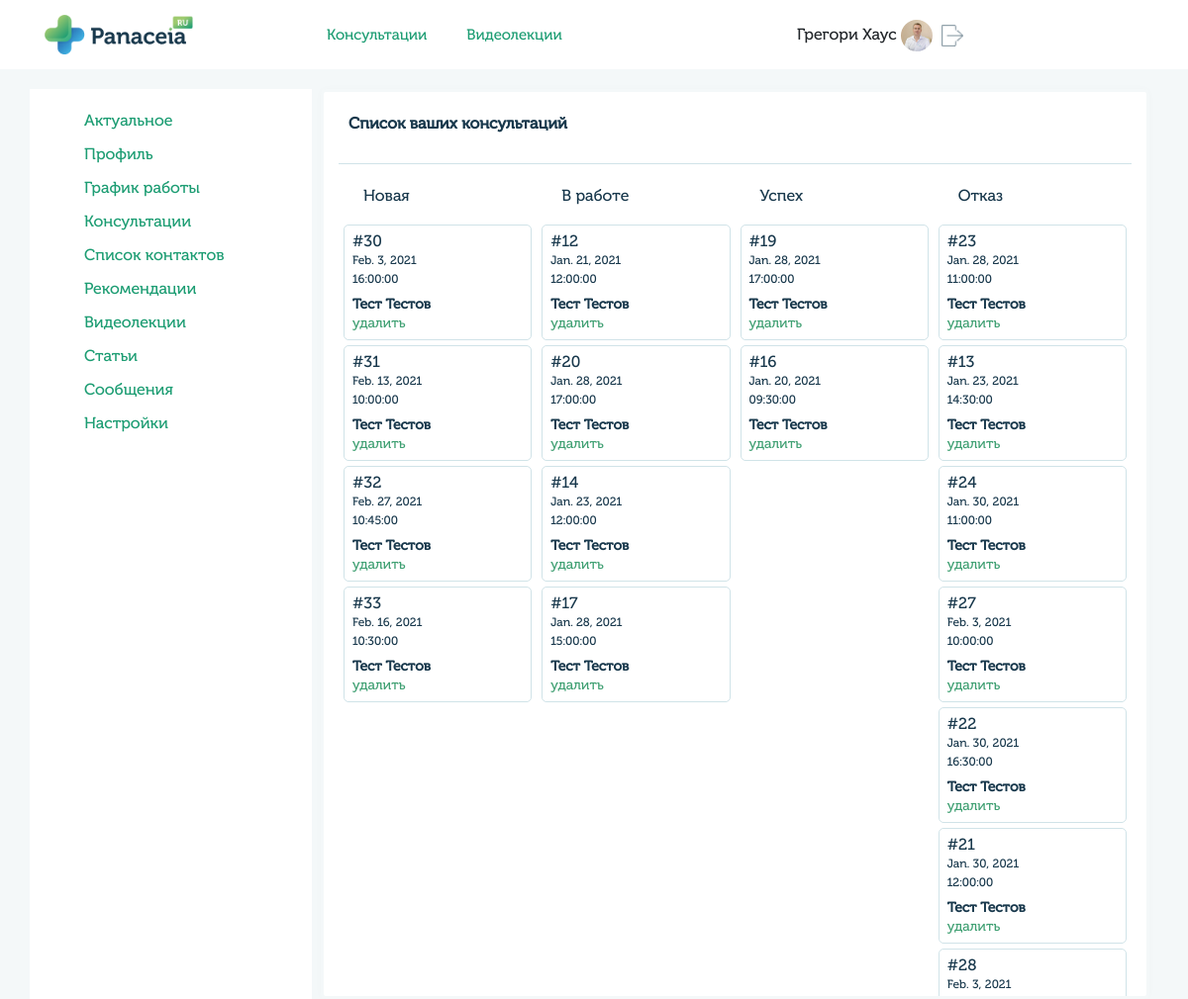
/profile/profile/consalt_doctor/ (signed in), run on the app's committed database.
### userprofile/models.py (models this page shows, shortened)
class UserMain(models.Model):
    user = models.OneToOneField(User, on_delete=models.CASCADE)
    gender_list = (
        ('male', 'Мужской'),
        ('female', 'Женский')
    )
    queryset = TimeZone.objects.all()
    time_zone_list = []
    for i in queryset:
         time_zone_list.append((i.name, i.title))
    gender = models.CharField(blank=True,  max_length=6, choices=gender_list, verbose_name='Пол')
    avatar = models.ImageField(blank=True, upload_to='images/users', verbose_name='Изображение')
    fio = models.CharField(blank=True, max_length=100, verbose_name='ФИО')
    dob = models.CharField(blank=True, max_length=10, verbose_name='Дата рождения')
    city = models.CharField(blank=True, max_length=200, verbose_name='Город')
    time_zone = models.CharField(blank=True, max_length=200, choices=time_zone_list, verbose_name='Временная зона')
    skype = models.CharField(blank=True, max_length=50, verbose_name='Skype')
    whatsapp = models.CharField(blank=True, max_length=20, verbose_name='WhatsApp')
    phone = models.CharField(blank=True, max_length=20, verbose_name='Номер телефона')
    coords = models.CharField(blank=True, max_length=200, verbose_name='Координаты')
    class Meta:
        verbose_name = 'Профиль'
        verbose_name_plural = 'Профили'

### doctors/models.py (models this page shows, shortened)
class Meeting(models.Model):
    title = models.CharField(blank=True, max_length=100, verbose_name='Заголовок')
    date = models.DateField(blank=True, max_length=100, verbose_name='Дата')
    time_start = models.TimeField(max_length=100, verbose_name='Время начало', default='00:00:00')
    time_end = models.TimeField(max_length=100, verbose_name='Время конец', default='00:00:00')
    doctor_id = models.IntegerField(blank=True, verbose_name='Доктор', default=1)
    user_id = models.IntegerField(blank=True, verbose_name='Пациент', default=1)
    service_id = models.IntegerField(blank=True, verbose_name='Услуга', default=1)
    sort_id = models.IntegerField(blank=True, verbose_name='Индекс сортитровки', default=1)
    email_notify = models.BooleanField(blank=True, verbose_name='Уведомление на почту', default=0)
    status_list = [
        ('new', 'Новая'),
        ('work', 'В работе'),
        ('success', 'Выполнено'),
        ('reject', 'Отказ'),
        ('archive', 'Архив'),
    ]
    status = models.CharField(blank=True, null=True, max_length=11, choices=status_list, verbose_name='Статус')
    class Meta:
        verbose_name = 'Консультация'
        verbose_name_plural = 'Консультации'

### userprofile/views.py (the view)
# urls.py: path('profile/consalt_doctor/', views.get_task_view, name='user_profile_consalt_doctor'),
@login_required
def get_task_view(request):
    user_profile = UserMain.objects.get(user=request.user)
    user_doctor = UserDoctor.objects.get(user=request.user)
    meeting_new = get_task(UserMain, Meeting, request.user.id, 'new')
    meeting_work = get_task(UserMain, Meeting, request.user.id, 'work')
    meeting_success = get_task(UserMain, Meeting, request.user.id, 'success')
    meeting_reject = get_task(UserMain, Meeting, request.user.id, 'reject')
    data = {
        'user_profile': user_profile,
        'user_doctor': user_doctor,
        'meeting_new': meeting_new,
        'meeting_work': meeting_work,
        'meeting_success': meeting_success,
        'meeting_reject': meeting_reject,
    }
    if request.user.groups.filter(name='doctors').exists():
        return render(request, 'profile/consalt_doctor.html', data)

### userprofile/utility.py (called while the page is built)
def get_task(user_main, meeting, doctor_id, status):
    meeting_object_list = meeting.objects.filter(doctor_id=doctor_id, status=status).order_by('sort_id')
    meetings = list()
    for meeting in meeting_object_list:
        _meeting = {
            'id': meeting.id,
            'date': meeting.date,
            'time_start': str(meeting.time_start),
            'time_end': str(meeting.time_end),
            'user': user_main.objects.filter(user=meeting.user_id).values('fio')[0],
            'status': meeting.status,
            'sort_id': meeting.sort_id,
        }
        meetings.append(_meeting)
    return meetings

### templates/profile/consalt_doctor.html (shortened to what this page needs)
{% extends "base_generic.html" %}
{% block content %}
{% load static %}
<div class="col-md-9 px-4">
    <div class="row">
        <div class="col-md-12 block-info">
            <div class="row">
                <div class="col-md-6">
                    <h4>Список ваших консультаций</h4>
                </div>
            </div>
            <div class="line"></div>
            <div class="col-md-12 task-header">
                <div class="row">
                    <div class="col-md-3 task-status">
                         <p>Новая</p>
                    </div>
                    <div class="col-md-3 task-status">
                         <p>В работе</p>
                    </div>
                    <div class="col-md-3 task-status">
                         <p>Успех</p>
                    </div>
                    <div class="col-md-3 task-status">
                         <p>Отказ</p>
                    </div>
                </div>
            </div>
            <div class="col-md-12 task-body">
                <div class="row">
                    <div class="col-md-3 task-list" id="task-list-new" data-status="new">
                        {% for meeting in meeting_new %}
                            <div class="task-item show-modal task-get"  id="task-item-{{ meeting.id }}" data-id="{{ meeting.id }}" data-sort="{{ meeting.sort_id }}">
                                <p class="task-id">#{{ meeting.id }}</p>
                                <p class="task-date">{{ meeting.date }}</p>
                                <p class="task-time">{{ meeting.time_start }}</p>
                                <p class="task-name">{{ meeting.user.fio }}</p>
                                <p class="show-modal-info show-modal" data-id="{{ meeting.id }}">удалить</p>
                            </div>
                        {% endfor %}
                    </div>
                    <div class="col-md-3 task-list" id="task-list-work" data-status="work">
                        {% for meeting in meeting_work %}
                            <div class="task-item show-modal task-get" id="task-item-{{ meeting.id }}" data-id="{{ meeting.id }}" data-sort="{{ meeting.sort_id }}">
                                <p class="task-id">#{{ meeting.id }}</p>
                                <p class="task-date">{{ meeting.date }}</p>
                                <p class="task-time">{{ meeting.time_start }}</p>
                                <p class="task-name">{{ meeting.user.fio }}</p>
                                <p class="show-modal-info show-modal" data-id="{{ meeting.id }}">удалить</p>
                            </div>
                        {% endfor %}
                    </div>
                    <div class="col-md-3 task-list" id="task-list-success"  data-status="success">
                        {% for meeting in meeting_success %}
                            <div class="task-item show-modal task-get" id="task-item-{{ meeting.id }}" data-id="{{ meeting.id }}" data-sort="{{ meeting.sort_id }}">
                                <p class="task-id">#{{ meeting.id }}</p>
                                <p class="task-date">{{ meeting.date }}</p>
                                <p class="task-time">{{ meeting.time_start }}</p>
                                <p class="task-name">{{ meeting.user.fio }}</p>
                                <p class="show-modal-info show-modal" data-id="{{ meeting.id }}">удалить</p>
                            </div>
                        {% endfor %}
                    </div>
                    <div class="col-md-3 task-list" id="task-list-reject"  data-status="reject">
                        {% for meeting in meeting_reject %}
                            <div class="task-item show-modal task-get" id="task-item-{{ meeting.id }}" data-id="{{ meeting.id }}" data-sort="{{ meeting.sort_id }}">
                                <p class="task-id">#{{ meeting.id }}</p>
                                <p class="task-date">{{ meeting.date }}</p>
                                <p class="task-time">{{ meeting.time_start }}</p>
                                <p class="task-name">{{ meeting.user.fio }}</p>
                                <p class="show-modal-info show-modal" data-id="{{ meeting.id }}">удалить</p>
                            </div>
                        {% endfor %}
                    </div>
                </div>
            </div>
        </div>
    </div>
</div>
{% endblock %}

### templates/base_generic.html (shortened to what this page needs)
<html>
<head>
     {% load static %}
    <link rel="stylesheet" href="{% static 'css/stylelk.css' %}">
    <link rel="stylesheet" href="{% static 'css/bootstrap.min.css' %}">
    <link rel="stylesheet" href="{% static 'css/jquery-ui.css' %}">
    <link rel="stylesheet" href="{% static 'css/jquery.weekcalendar.css' %}">
    <link rel="stylesheet" href="{% static 'css/jquery.scrollbar.css' %}" >
    <link rel="stylesheet" href="{% static 'css/sp-style.css' %}" >
</head>
<body>
    <header>
        <div class="container">
            <div class="row">
                <div class="col-3">
                    <a href="{% url 'home' %}" class="logo-header"><img src="{% static 'img/logo.png' %}" alt="">
                    </a>
                </div>
                <div class="col-5">
                    <div class="botton-header">
                        <a href="#">Консультации</a><a href="#">Видеолекции</a>
                    </div>
                </div>
                <div class="col-4 header-info">
                    {% if request.user.is_authenticated %}
                        <div class="name-person">
                            {{user_profile.fio}}
                            {% if user_profile.avatar != '' %}
                                <img style="width:32px; height: 32px; padding:5px auto; object-fit: cover; border-radius:100px;" src="/media/{{user_profile.avatar}}" alt="">
                            {% else %}
                                <img style="width:32px; height: 32px; padding:5px auto; object-fit: cover; border-radius:100px;" src="{% static 'img/user.png' %}" alt="">
                            {% endif %}
                            <a href="{% url 'logout' %}"><img src="{% static 'img/logout.png' %}" alt=""></a>
                        </div>
                    {% endif %}
                </div>
            </div>
        </div>
    </header>
    <div class="bodylk">
        <div class="container">
            <div class="row">
                {% block sidebar %}
                <div class="col-md-3 sidebar">
                    {% if user.groups.all.0.name == "doctors" %}
                        <ul>
                            <li><a href="{% url 'user_profile' %}">Актуальное</a></li>
                            <li><a href="{% url 'user_profile_main' %}">Профиль</a></li>
                            <li><a href="{% url 'user_profile_grafik' %}">График работы</a></li>
                            <li><a href="{% url 'user_profile_consalt_doctor' %}">Консультации</a></li>
                            <li><a href="{% url 'user_profile_contact_user' %}">Список контактов</a></li>
                            <li><a href="{% url 'user_profile_recomend' %}">Рекомендации</a></li>
                            <li><a href="{% url 'user_profile_videos' %}">Видеолекции</a></li>
                            <li><a href="{% url 'user_profile_articles' %}">Статьи</a></li>
                            <li><a href="">Сообщения</a></li>
                            <li><a href="{% url 'user_profile_settings' %}">Настройки</a></li>
                        </ul>
                    {% endif %}
                </div>
                {% endblock %}
                {% block content %}{% endblock %}
            </div>
        </div>
    </div>
</body>
</html>

### static/css/stylelk.css (style rules this page uses)
a, abbr, acronym, address, applet, article, aside, audio, b, big, blockquote, body, canvas, caption, center, cite, code, dd, del, details, dfn, div, dl, dt, em, embed, fieldset, figcaption, figure, footer, form, h1, h2, h3, h4, h5, h6, header, hgroup, html, i, iframe, img, ins, kbd, label, legend, li, mark, menu, nav, object, ol, output, p, pre, q, ruby, s, samp, section, small, span, strike, strong, sub, summary, sup, table, tbody, td, tfoot, th, thead, time, tr, tt, u, ul, var, video { font-family: 'Museo Cyrl'; }
a { color: #1D9D73!important; text-decoration: none; background-color: transparent; -webkit-text-decoration-skip: objects; }
header { height: 70px; box-shadow: 0px 4px 8px rgba(0, 0, 0, 0.02); }
.logo-header img { margin-top:15px; height: 40px; }
.botton-header { line-height: 70px; }
.botton-header a { padding-right: 40px; font-size: 15px; line-height: 70px; color: #18384C; }
.name-person { line-height: 70px; }
.name-person a img { width: 22px; margin: 4px 5px; }
.bodylk { background:#F4F8F9; padding-top: 20px; }
.col-md-3.sidebar { min-height: calc(100vh); background: #fff; }
.sidebar ul { list-style-type: none; padding-top:10px; }
.sidebar ul li { padding-top:10px; }
.block-info { background: #fff; border: solid 3px #f4f8f9; border-radius: 5px; box-shadow: 0px 0px 8px rgba(0, 0, 0, 0.02); }
.line { height: 1px; background:#d0e3e8; border:5px; }
.block-info h4 { padding:24px 10px; font-style: normal; font-weight: 600; font-size: 16px; line-height: 16px; color: #18384C; }
.block-info p { padding: 24px 10px 0px;font-style: normal;font-weight: 200;font-size: 16px;line-height: 16px;color: #18384C; }

### static/css/sp-style.css (style rules this page uses)
.task-body { height: 785px; overflow: hidden; }
.task-list { height: 785px; }
.task-item { margin: 5px; padding: 5px; border: 1px solid #d0e3e8; border-radius: 5px; cursor: pointer; background: #fff; }
.task-item p { margin: 3px; padding: 0px; }
.task-item .task-date, .task-item .task-time { font-size: 12px; }
.task-item .task-name { font-size: 14px; font-weight: 600; margin-top: 10px; }
.task-item .show-modal-info { font-size: 14px; color: #40a073; }

### data on the page
UserMain: fio "Грегори Хаус", avatar (picture)
Meeting: date "Feb. 3, 2021"
Meeting: date "Feb. 13, 2021"
Meeting: date "Feb. 27, 2021"
Meeting: date "Feb. 16, 2021"
Meeting: date "Jan. 21, 2021"
Meeting: date "Jan. 28, 2021"
Meeting: date "Jan. 23, 2021"
Meeting: date "Jan. 28, 2021"
Meeting: date "Jan. 28, 2021"
Meeting: date "Jan. 20, 2021"
Meeting: date "Jan. 28, 2021"
Meeting: date "Jan. 23, 2021"
Meeting: date "Jan. 30, 2021"
Meeting: date "Feb. 3, 2021"
Meeting: date "Jan. 30, 2021"
Meeting: date "Jan. 30, 2021"
Meeting: date "Feb. 3, 2021"

### other printed values
{{ meeting.id }} "30" "31" "32" "33"
{{ meeting.time_start }} "16:00:00" "10:00:00" "10:45:00" "10:30:00"
{{ meeting.user.fio }} "Тест Тестов" "Тест Тестов" "Тест Тестов" "Тест Тестов"
{{ meeting.id }} "12" "20" "14" "17"
{{ meeting.time_start }} "12:00:00" "17:00:00" "12:00:00" "15:00:00"
{{ meeting.id }} "19" "16"
{{ meeting.time_start }} "17:00:00" "09:30:00"
{{ meeting.user.fio }} "Тест Тестов" "Тест Тестов"
{{ meeting.id }} "23" "13" "24" "27" "22" "21" "28"
{{ meeting.time_start }} "11:00:00" "14:30:00" "11:00:00" "10:00:00" "16:30:00" "12:00:00"
{{ meeting.user.fio }} "Тест Тестов" "Тест Тестов" "Тест Тестов" "Тест Тестов" "Тест Тестов" "Тест Тестов"
